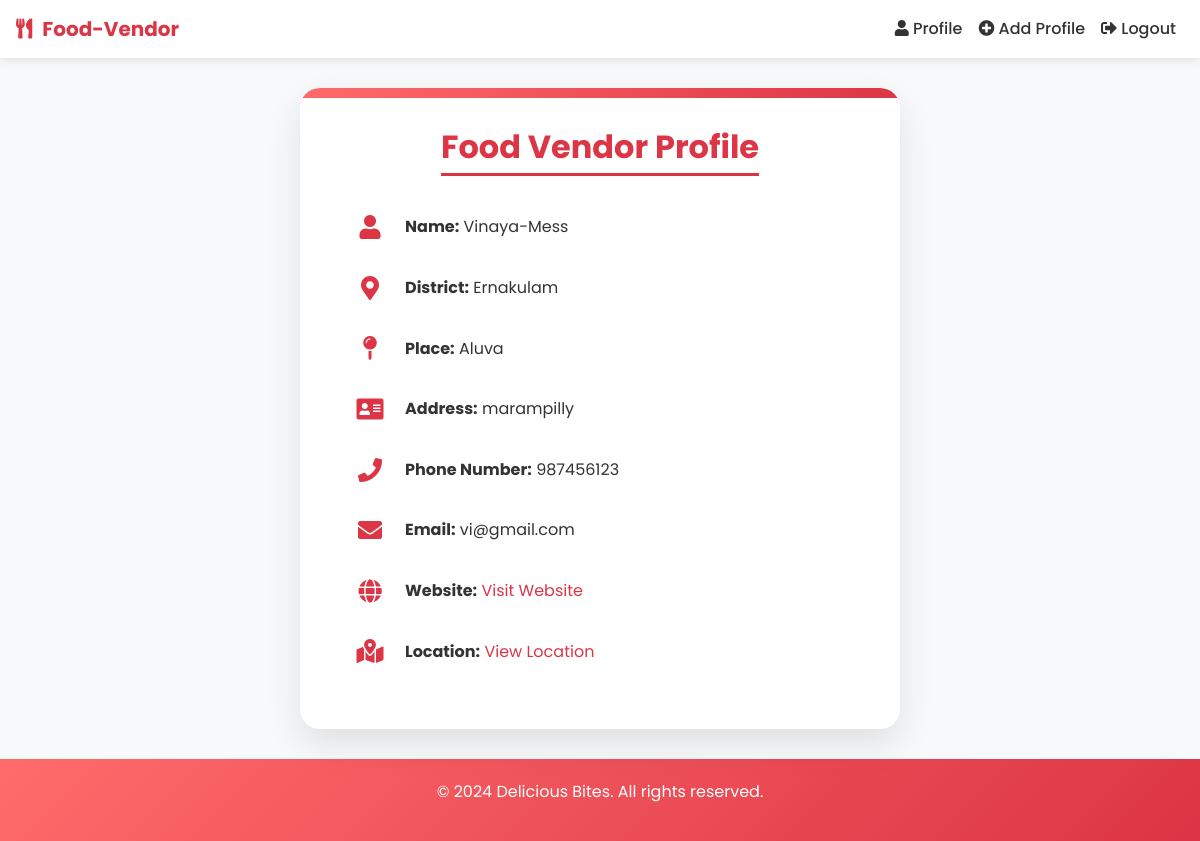
/User/view_food_vendor_profile/ (signed in), run on the app's committed database.
### User/models.py (models this page shows)
class FoodVendor(models.Model):
    name = models.CharField(max_length=100)
    district = models.ForeignKey(District, on_delete=models.CASCADE)
    place = models.ForeignKey(Place, on_delete=models.CASCADE)
    address = models.TextField()
    email = models.EmailField(unique=True)
    phone_number = models.CharField(max_length=15)
    website = models.URLField(blank=True, null=True)
    loc = models.URLField(blank=True, null=True)
    registered_by = models.ForeignKey(Providers, on_delete=models.CASCADE)

### Admin/models.py (models this page shows, shortened)
class District(models.Model):
    District_name=models.CharField(max_length=20)

class Place(models.Model):
    District=models.ForeignKey(District,on_delete=models.CASCADE)
    Place_name=models.CharField(max_length=20)
    Pincode=models.CharField(max_length=20)

### User/views.py (the view)
# urls.py: path('view_food_vendor_profile/', views.view_food_vendor_profile, name='view_food_vendor_profile'),
def view_food_vendor_profile(request):
    provider_id = request.session.get('provider_id')
    if not provider_id:
        return redirect('User:login')
    food_vendor = get_object_or_404(FoodVendor, registered_by_id=provider_id)
    return render(request, 'User/view_food_vendor_profile.html', {'food_vendor': food_vendor})

### User/templates/User/view_food_vendor_profile.html (shortened to what this page needs)
<!DOCTYPE html>
<html lang="en">
<head>
    <link rel="stylesheet" href="https://cdnjs.cloudflare.com/ajax/libs/font-awesome/5.15.3/css/all.min.css">
    <link rel="stylesheet" href="https://stackpath.bootstrapcdn.com/bootstrap/4.5.2/css/bootstrap.min.css">
</head>
<body>
    <nav class="navbar navbar-expand-lg navbar-light bg-light">
        <a class="navbar-brand" href="{% url 'User:Food_v_home'%}">
            <i class="fas fa-utensils"></i> Food-Vendor
        </a>
        <div class="collapse navbar-collapse" id="navbarNav">
            <ul class="navbar-nav ml-auto">
                <li class="nav-item">
                    <a class="nav-link" href="{% url 'User:view_food_vendor_profile' %}">
                        <i class="fas fa-user"></i> Profile
                    </a>
                </li>
                <li class="nav-item">
                    <a class="nav-link" href="{% url 'User:register_food_vendor' %}">
                        <i class="fas fa-plus-circle"></i> Add Profile
                    </a>
                </li>
                <li class="nav-item">
                    <a class="nav-link" href="{% url 'User:index' %}">
                        <i class="fas fa-sign-out-alt"></i> Logout
                    </a>
                </li>
            </ul>
        </div>
    </nav>
    <div class="profile-container">
        <div class="profile-card">
            <div class="profile-header">
                <h2>Food Vendor Profile</h2>
            </div>
            <div class="profile-detail">
                <i class="fas fa-user"></i>
                <div class="profile-detail-content">
                    <strong>Name:</strong> {{ food_vendor.name }}
                </div>
            </div>
            <div class="profile-detail">
                <i class="fas fa-map-marker-alt"></i>
                <div class="profile-detail-content">
                    <strong>District:</strong> {{ food_vendor.district.District_name }}
                </div>
            </div>
            <div class="profile-detail">
                <i class="fas fa-map-pin"></i>
                <div class="profile-detail-content">
                    <strong>Place:</strong> {{ food_vendor.place.Place_name }}
                </div>
            </div> <div class="profile-detail">
                <i class="fas fa-address-card"></i>
                <div class="profile-detail-content">
                    <strong>Address:</strong> {{ food_vendor.address }}
                </div>
            </div>
            <div class="profile-detail">
                <i class="fas fa-phone"></i>
                <div class="profile-detail-content">
                    <strong>Phone Number:</strong> {{ food_vendor.phone_number }}
                </div>
            </div>
            <div class="profile-detail">
                <i class="fas fa-envelope"></i>
                <div class="profile-detail-content">
                    <strong>Email:</strong> {{ food_vendor.email }}
                </div>
            </div>
            <div class="profile-detail">
                <i class="fas fa-globe"></i>
                <div class="profile-detail-content">
                    <strong>Website:</strong> <a href="{{ food_vendor.website }}" target="_blank">Visit Website</a>
                </div>
            </div>
            <div class="profile-detail">
                <i class="fas fa-map-marked-alt"></i>
                <div class="profile-detail-content">
                    <strong>Location:</strong> <a href="{{ food_vendor.loc }}" target="_blank">View Location</a>
                </div>
            </div>
        </div>
    </div>
    <footer>
        <p>&copy; 2024 Delicious Bites. All rights reserved.</p>
    </footer>
</body>
</html>

### User/templates/User/view_food_vendor_profile.html (style rules this page uses)
:root { --primary-color: #dc3545; --secondary-color: #f8f9fa; --text-color: #333; --gradient-primary: linear-gradient(135deg, #ff6b6b 0%, #dc3545 100%); }
* { margin: 0; padding: 0; box-sizing: border-box; }
body { font-family: 'Poppins', sans-serif; background-color: var(--secondary-color); color: var(--text-color); line-height: 1.6; }
.navbar { background: white !important; box-shadow: 0 2px 10px rgba(0,0,0,0.1); transition: all 0.3s ease; }
.navbar-brand { font-weight: bold; color: var(--primary-color) !important; display: flex; align-items: center; }
.navbar-brand i { margin-right: 10px; color: var(--primary-color); }
.nav-link { color: var(--text-color) !important; font-weight: 500; transition: all 0.3s ease; position: relative; }
.nav-link::after { content: ''; position: absolute; width: 0; height: 2px; bottom: 0; left: 0; background-color: var(--primary-color); transition: width 0.3s ease; }
.profile-container { display: flex; justify-content: center; align-items: center; min-height: calc(100vh - 200px); padding: 30px 0; }
.profile-card { background: white; border-radius: 20px; box-shadow: 0 15px 35px rgba(0,0,0,0.1); padding: 40px; max-width: 600px; width: 100%; transition: all 0.3s ease; position: relative; overflow: hidden; }
.profile-card::before { content: ''; position: absolute; top: 0; left: 0; width: 100%; height: 10px; background: var(--gradient-primary); }
.profile-header { text-align: center; margin-bottom: 30px; position: relative; }
.profile-header h2 { color: var(--primary-color); font-weight: 700; position: relative; display: inline-block; }
.profile-header h2::after { content: ''; position: absolute; width: 100%; height: 3px; background: var(--primary-color); bottom: -10px; left: 0; }
.profile-detail { display: flex; align-items: center; margin-bottom: 15px; padding: 10px; border-radius: 10px; transition: background-color 0.3s ease; }
.profile-detail i { color: var(--primary-color); margin-right: 15px; font-size: 1.5rem; width: 40px; text-align: center; }
.profile-detail-content { flex-grow: 1; }
.profile-detail a { color: var(--primary-color); text-decoration: none; transition: color 0.3s ease; }
footer { background: var(--gradient-primary); color: white; padding: 20px; text-align: center; }

### data on the page
FoodVendor: name "Vinaya-Mess", district.District_name "Ernakulam", place.Place_name "Aluva", address "marampilly", phone_number "987456123", email "vi@gmail.com"
